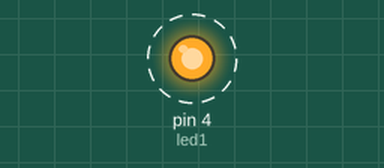
The sketch below on a simulated Arduino Uno, built with avr-gcc and run on an emulated ATmega328P. On the bench: output pins drawn as LEDs (lit = HIGH). Dashed ring = blinking.

Above: at 0.5 s.
Timing chart, 0 to 4.6 s (numbered marks = the images above):
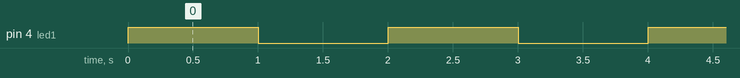

Measured:
- by itself, pin 4 (led1): alternates HIGH for 1.0 s and LOW for 1.0 s

The sketch:

LED_4.ino
```cpp
int led1=4;//led1은 4번 핀에 열결됨 led긴다리가 plus에 연결됨

// the setup function runs once when you press reset or power the board
void setup() {
  pinMode(led1, OUTPUT);
}
// the loop function runs over and over again forever
void loop() {
  digitalWrite(led1, HIGH);   // turn the LED on (HIGH is the voltage level)
  delay(1000);                 // wait for a second
  digitalWrite(led1, LOW);    // turn the LED off by making the voltage LOW
  delay(1000);             // wait for a second
}
```
